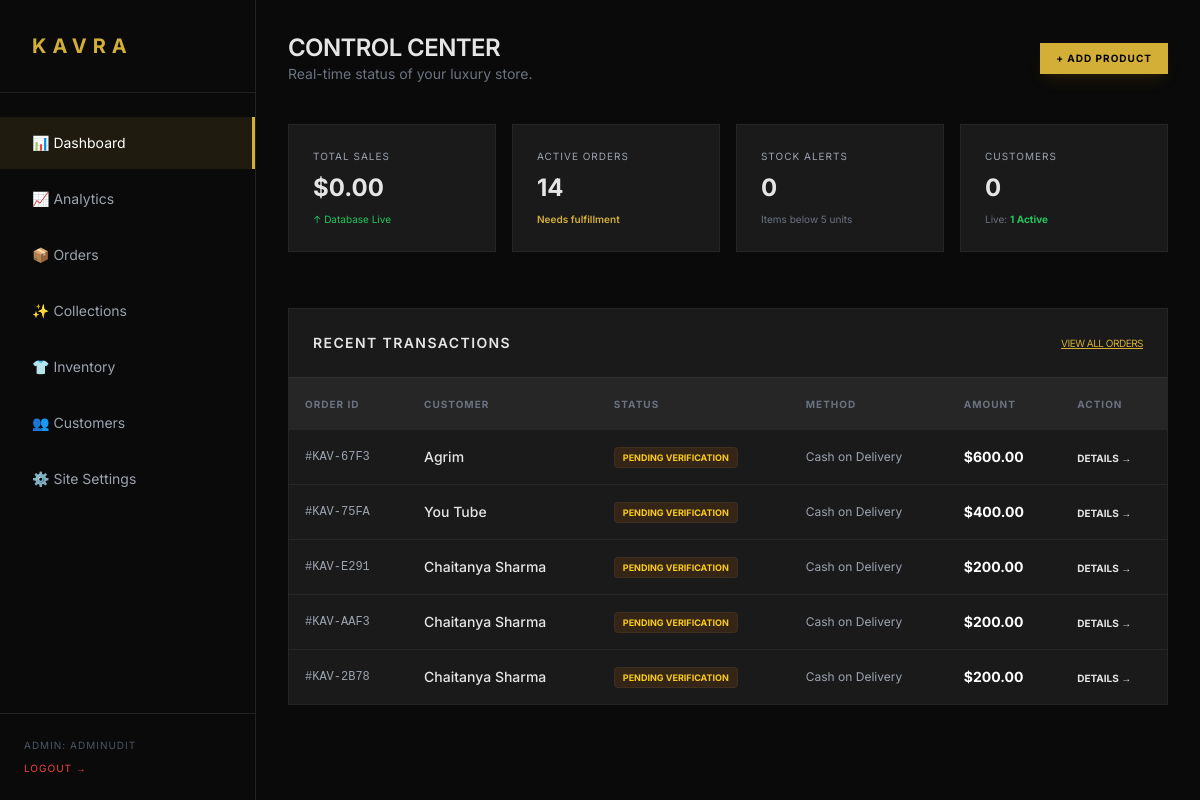
/management/dashboard/ (signed in), run on the app's committed database.
### store/models.py (models this page shows, shortened)
class Order(models.Model):
    PAYMENT_METHODS = [('CARD', 'Credit Card'), ('COD', 'Cash on Delivery')]
    STATUS_CHOICES = [
        ('PENDING', 'Pending Verification'),
        ('PAID', 'Processing/Paid'),
        ('SHIPPED', 'Shipped'),
        ('DELIVERED', 'Delivered'),
        ('CANCELLED', 'Cancelled'),
    ]
    order_id = models.CharField(max_length=20, unique=True, editable=False ,default="")
    customer_email = models.EmailField(default="")
    total_amount = models.DecimalField(max_digits=10, decimal_places=2 , default="")
    payment_method = models.CharField(max_length=10, choices=PAYMENT_METHODS , default="")
    status = models.CharField(max_length=20, choices=STATUS_CHOICES, default='PENDING')
    created_at = models.DateTimeField(auto_now_add=True)
    full_name = models.CharField(max_length=100 , default="")
    phone = models.CharField(max_length=20, default="")
    address = models.TextField(default="")
    city = models.CharField(max_length=50 , default="")
    postal_code = models.CharField(max_length=20 , default="")

### dashboard/views.py (the view)
# urls.py: path('', views.dashboard_home, name='dashboard_home'),
@user_passes_test(is_admin, login_url='admin_login')
def dashboard_home(request):
    total_sales = Order.objects.filter(status='PAID').aggregate(Sum('total_amount'))['total_amount__sum'] or 0
    active_orders = Order.objects.exclude(status__in=['DELIVERED', 'CANCELLED']).count()
    low_stock_threshold = 5
    low_stock_variants = ProductVariant.objects.filter(stock_quantity__lt=low_stock_threshold).select_related('product')
    alert_count = low_stock_variants.count()
    recent_orders = Order.objects.all().order_by('-created_at')[:5]
    context = {
        'total_sales': total_sales,
        'active_orders_count': active_orders,
        'alert_count': alert_count,
        'recent_orders': recent_orders,
        'low_stock_items': low_stock_variants,
    }
    return render(request, 'adminpanel/adminpanel.html', context)

### dashboard/views.py (called while the page is built)
def is_admin(user):
    return user.is_authenticated and user.is_staff

### templates/adminpanel/adminpanel.html (shortened to what this page needs)
{% extends 'adminpanel/base.html' %}
{% block content %}
<main class="p-4 md:p-8 w-full max-w-[100vw] overflow-x-hidden">
    <header class="flex flex-col sm:flex-row justify-between items-start sm:items-center gap-4 mb-10">
        <div>
            <h1 class="text-2xl font-semibold uppercase tracking-tight">Control Center</h1>
            <p class="text-sm text-gray-500">Real-time status of your luxury store.</p>
        </div>
        <div class="flex w-full sm:w-auto gap-2">
            <a href="{% url 'add_product' %}" class="flex-1 sm:flex-none px-4 py-2 gold-bg text-black font-bold text-[10px] text-center uppercase tracking-widest hover:opacity-90 transition shadow-lg shadow-yellow-600/10">
                + Add Product
            </a>
        </div>
    </header>
    <div class="flex md:grid overflow-x-auto md:overflow-x-visible no-scrollbar gap-4 md:grid-cols-4 mb-10 pb-4">
        <div class="card w-[75vw] md:w-auto p-6 min-w-[200px]">
            <p class="text-[10px] text-gray-400 uppercase tracking-widest mb-2">Total Sales</p>
            <p class="text-2xl font-bold">${{ total_sales|floatformat:2 }}</p>
            <p class="text-[10px] text-green-500 mt-2">↑ Database Live</p>
        </div>
        <div class="card w-[75vw] md:w-auto p-6 min-w-[200px]">
            <p class="text-[10px] text-gray-400 uppercase tracking-widest mb-2">Active Orders</p>
            <p class="text-2xl font-bold">{{ active_orders_count }}</p>
            <p class="text-[10px] gold-text mt-2 font-semibold">Needs fulfillment</p>
        </div>
        <div class="card w-[75vw] md:w-auto p-6 min-w-[200px]">
            <p class="text-[10px] text-gray-400 uppercase tracking-widest mb-2">Stock Alerts</p>
            <p class="text-2xl font-bold {% if alert_count > 0 %}text-red-500{% endif %}">{{ alert_count }}</p>
            <p class="text-[10px] text-gray-500 mt-2">Items below 5 units</p>
        </div>
        <div class="card w-[75vw] md:w-auto p-6 min-w-[200px]">
            <p class="text-[10px] text-gray-400 uppercase tracking-widest mb-2">Customers</p>
            <p class="text-2xl font-bold">{{ total_customers|default:"0" }}</p>
            <p class="text-[10px] text-gray-500 mt-2">
                Live: <span class="text-green-500 font-bold">{{ live_visitors|default:"1" }} Active</span>
            </p>
        </div>
    </div>
    <section class="card overflow-hidden">
        <div class="p-6 border-b border-white/10 flex justify-between items-center">
            <h3 class="text-sm font-semibold uppercase tracking-widest">Recent Transactions</h3>
            <a href="{% url 'orders' %}" class="text-[10px] gold-text underline uppercase tracking-tighter">View All Orders</a>
        </div>
        <div class="overflow-x-auto">
            <table class="w-full text-left text-sm min-w-[700px]">
                <thead class="bg-white/5 text-[10px] uppercase tracking-widest text-gray-500">
                    <tr>
                        <th class="p-4">Order ID</th>
                        <th class="p-4">Customer</th>
                        <th class="p-4">Status</th>
                        <th class="p-4">Method</th>
                        <th class="p-4">Amount</th>
                        <th class="p-4">Action</th>
                    </tr>
                </thead>
                <tbody class="divide-y divide-white/5">
                    {% for order in recent_orders %}
                    <tr class="hover:bg-white/[0.02] transition">
                        <td class="p-4 font-mono text-xs text-gray-400">#{{ order.order_id|default:order.id }}</td>
                        <td class="p-4 font-medium">{{ order.full_name }}</td>
                        <td class="p-4">
                            <span class="px-2 py-1 {% if order.status == 'PAID' %}bg-green-900/30 text-green-400{% else %}bg-yellow-900/30 text-yellow-400{% endif %} text-[9px] rounded uppercase font-bold border border-white/5">
                                {{ order.get_status_display }}
                            </span>
                        </td>
                        <td class="p-4 text-gray-400 text-xs">{{ order.get_payment_method_display }}</td>
                        <td class="p-4 font-bold text-white">${{ order.total_amount }}</td>
                        <td class="p-4">
                            <a href="#" class="text-gold text-[10px] font-bold uppercase hover:tracking-widest transition-all">Details →</a>
                        </td>
                    </tr>
                    {% endfor %}
                </tbody>
            </table>
        </div>
    </section>
</main>
{% endblock %}

### templates/adminpanel/base.html (shortened to what this page needs)
<!DOCTYPE html>
<html lang="en">
<head>
    <script src="https://cdn.tailwindcss.com"></script>
</head>
<body class="flex flex-col md:flex-row min-h-screen">
    <aside class="w-64 border-r border-white/10 hidden md:flex flex-col sticky top-0 h-screen shrink-0">
        <div class="p-8 text-xl font-bold tracking-[0.3em] gold-text border-b border-white/10">KAVRA</div>
        <nav class="flex-1 mt-6 space-y-1">
            <a href="{% url 'dashboard_home' %}" class="sidebar-link flex items-center px-8 py-4 text-sm {% if request.resolver_match.url_name == 'dashboard_home' %}active gold-text{% else %}text-gray-400{% endif %}">📊 Dashboard</a>
            <a href="{% url 'analytics' %}" class="sidebar-link flex items-center px-8 py-4 text-sm {% if request.resolver_match.url_name == 'analytics' %}active gold-text{% else %}text-gray-400{% endif %}">📈 Analytics</a>
            <a href="{% url 'orders' %}" class="sidebar-link flex items-center px-8 py-4 text-sm {% if request.resolver_match.url_name == 'orders' %}active gold-text{% else %}text-gray-400{% endif %}">📦 Orders</a>
            <a href="{% url 'manage_collections' %}" class="sidebar-link flex items-center px-8 py-4 text-sm {% if 'collection' in request.path %}active gold-text{% else %}text-gray-400{% endif %}">✨ Collections</a>
            <a href="{% url 'inventory' %}" class="sidebar-link flex items-center px-8 py-4 text-sm {% if 'inventory' in request.path or 'product' in request.path %}active gold-text{% else %}text-gray-400{% endif %}">👕 Inventory</a>
            <a href="{% url 'customers' %}" class="sidebar-link flex items-center px-8 py-4 text-sm {% if request.resolver_match.url_name == 'customers' %}active gold-text{% else %}text-gray-400{% endif %}">👥 Customers</a>
            <a href="{% url 'settings' %}" class="sidebar-link flex items-center px-8 py-4 text-sm {% if request.resolver_match.url_name == 'site_settings' %}active gold-text{% else %}text-gray-400{% endif %}">⚙️ Site Settings</a>
        </nav>
        <div class="p-6 border-t border-white/10 text-[10px] text-gray-600 uppercase tracking-widest">
            <p>Admin: {{ request.user.username }}</p>
            <a href="{% url 'admin_logout' %}" class="text-red-500 mt-2 block hover:underline">Logout →</a>
        </div>
    </aside>
    <main class="flex-1">
        {% block content %}
        {% endblock %}
    </main>
</body>
</html>

### templates/adminpanel/base.html (style rules this page uses)
:root { --gold: #D4AF37; --card-bg: #1A1A1A; }
body { font-family: 'Inter', sans-serif; background-color: #0A0A0A; color: #E5E5E5; margin-bottom: 70px; }
@media (min-width: 768px) { body { margin-bottom: 0; } }
.gold-text { color: var(--gold); }
.gold-bg { background-color: var(--gold); }
.sidebar-link { transition: all 0.3s ease; border-right: 3px solid transparent; }
.sidebar-link:hover, .sidebar-link.active { background: rgba(212, 175, 55, 0.1); border-right: 3px solid var(--gold); color: white; }
.card { background-color: var(--card-bg); border: 1px solid rgba(255,255,255,0.05); }

### data on the page
Order: order_id "KAV-67F3", full_name "Agrim", status "PENDING VERIFICATION", payment_method "Cash on Delivery", total_amount "600.00"
Order: order_id "KAV-75FA", full_name "You Tube", status "PENDING VERIFICATION", payment_method "Cash on Delivery", total_amount "400.00"
Order: order_id "KAV-E291", full_name "Chaitanya Sharma", status "PENDING VERIFICATION", payment_method "Cash on Delivery", total_amount "200.00"
Order: order_id "KAV-AAF3", full_name "Chaitanya Sharma", status "PENDING VERIFICATION", payment_method "Cash on Delivery", total_amount "200.00"
Order: order_id "KAV-2B78", full_name "Chaitanya Sharma", status "PENDING VERIFICATION", payment_method "Cash on Delivery", total_amount "200.00"

### other printed values
{{ request.user.username }} "ADMINUDIT"
{{ total_sales|floatformat:2 }} "0.00"
{{ active_orders_count }} "14"
{{ alert_count }} "0"
{{ total_customers|default:"0" }} "0"
{{ live_visitors|default:"1" }} "1"
